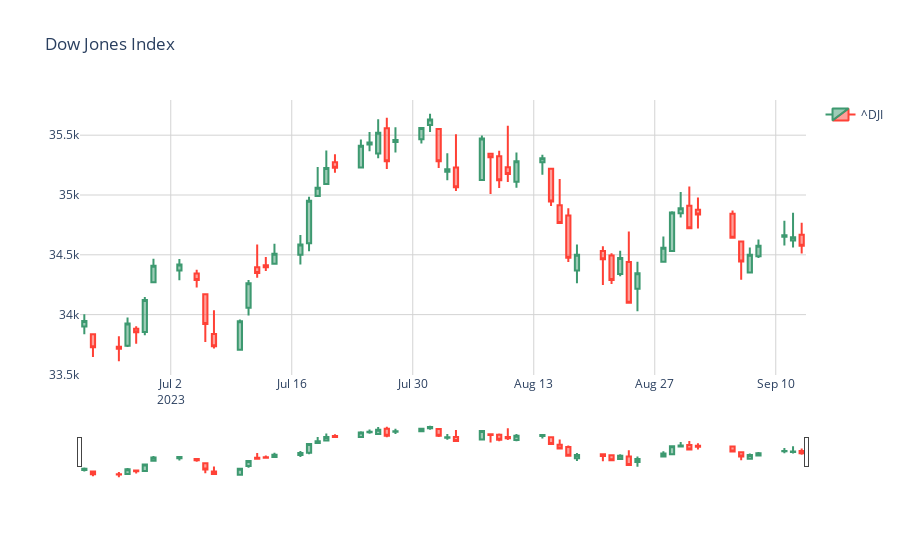

Notebook source saved alongside this figure:
### Code cell
#plotando o gráfico
layout = Layout(
    paper_bgcolor = 'rgba(0,0,0,0)',
    plot_bgcolor = 'rgba(0,0,0,0)'
)

grafico = graph_objects.Figure(
    data = [graph],
    layout_title = 'Dow Jones Index',
    layout = layout
)

grafico.update_xaxes(showgrid = True, gridwidth = 1, gridcolor = 'LightGrey')
grafico.update_yaxes(showgrid = True, gridwidth = 1, gridcolor = 'LightGrey')

grafico
